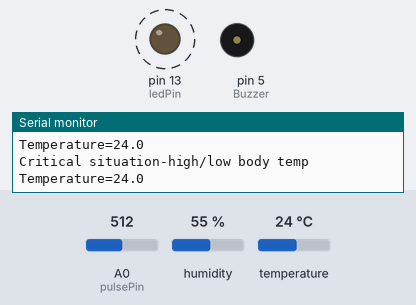
A sketch run on a simulated Arduino Uno, built with avr-gcc and run on an emulated ATmega328P. On the bench: output pins drawn as LEDs (lit = HIGH), buzzer (waves = sounding, pin HIGH), the last lines printed to the serial monitor. Dashed ring = blinking. Inputs (shaded band) come from the test bench; at power-on: temperature 24 °C, A0 (pulsePin) = 512, humidity 55 %.

Above: at 1.2 s.
1.3 s: temperature set to 30 °C
4.8 s: temperature set to 33 °C
At 5.94 s:
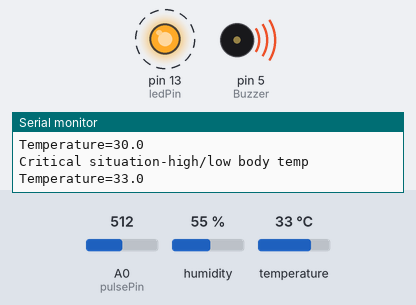
11.8 s: temperature set to 12 °C
At 12.49 s:
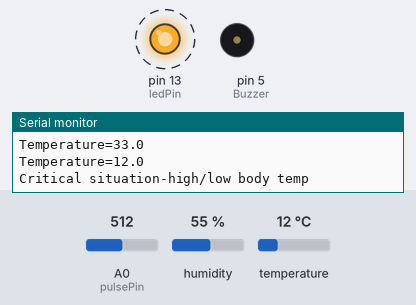
Timing chart, 0 to 16.3 s (numbered marks = the images above; inputs shaded):
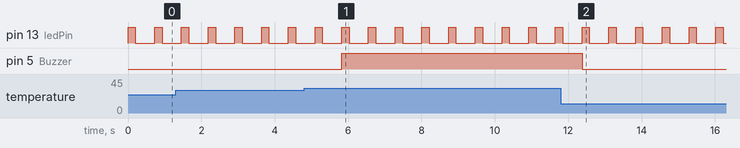

The sketch:

ESS_arduino_side.ino
```cpp
#include <SoftwareSerial.h>
#include <dht.h>
const char *ssid =  "Isha";     // replace with your wifi ssid and wpa2 key
const char *pass =  "isha1998";
//ESP8266WebServer server(80);
//WiFiClient client;
#define TIM2_EN() (TIMSK2 = 0x02)
#define TIM2_DIS() (TIMSK2 = 0x00)

dht DHT;
//DHT11 PIN
#define DHT11_PIN A1
// LED
int ledPin = 13;
 const int Buzzer=5;

// Heart_Sensor_Variables
int pulsePin = 0;                 // Pulse Sensor purple wire connected to analog pin 0
int blinkPin = 10;                // pin to blink led at each beat

// Volatile Variables, used in the interrupt service routine!
volatile int BPM;                   // int that holds raw Analog in 0. updated every 2mS
volatile int Signal;                // holds the incoming raw data
volatile int IBI = 600;             // int that holds the time interval between beats! Must be seeded!
volatile boolean Pulse = false;     // "True" when User's live heartbeat is detected. "False" when not a "live beat".
volatile boolean QS = false;        // becomes true when Arduoino finds a beat.

//ISR variables
volatile int rate[10];                    // array to hold last ten IBI values
volatile unsigned long sampleCounter = 0;          // used to determine pulse timing
volatile unsigned long lastBeatTime = 0;           // used to find IBI
volatile int P =512;                      // used to find peak in pulse wave, seeded
volatile int T = 512;                     // used to find trough in pulse wave, seeded
volatile int thresh = 525;                // used to find instant moment of heart beat, seeded
volatile int amp = 100;                   // used to hold amplitude of pulse waveform, seeded
volatile boolean firstBeat = true;        // used to seed rate array so we startup with reasonable BPM
volatile boolean secondBeat = false;      // used to seed rate array so we startup with reasonable BPM

//function Prototypes
void interruptSetup(void);

/*Thingspeak API key
String apiKey = "REMOVED FOR SECURITY REASONS";*/

// connect 11 to TX of Serial USB
// connect 12 to RX of serial USB
SoftwareSerial ser(11, 12); // RX, TX

// this runs once
void setup() {
  // initialize the digital pin as an output.
  pinMode(ledPin, OUTPUT);
  pinMode(Buzzer, OUTPUT);
//digitalWrite(D5, HIGH);

  // enable debug serial
  Serial.begin(9600);
  // enable software serial
  ser.begin(9600);
  /*reset ESP8266
  Serial.println("AT+RST");*/

  // sets up to read Pulse Sensor signal every 2mS
   interruptSetup();

   }


// the loop
void loop() {
  // blink LED on board
  digitalWrite(ledPin, HIGH);
  delay(200);
  digitalWrite(ledPin, LOW);

TIM2_DIS(); //Enable TIMER2 Interrupt

//Read DH11 Data
  int chk = DHT.read11(DHT11_PIN);

TIM2_EN(); //Disable TIMER2 Interrupt

// DISPLAY DATA
switch(chk) {
  case 0: ser.println("OK"); break;
  case -1: ser.println("Checksum error!"); break;
}

  float temp=DHT.temperature;
  if (temp>0 && temp<100){
    Serial.print("Temperature=");
    Serial.println(DHT.temperature, 1);
    }
  delay(500);
    //critical situations-high/low body temp
    if (temp<32 || temp>38){
    Serial.println("Critical situation-high/low body temp");
    digitalWrite(Buzzer, LOW);}
    else {
    //delay(200);
    digitalWrite(Buzzer, HIGH);
    }


if (QS == true){     // A Heartbeat Was Found
  Serial.println("BPM has been determined");
  Serial.print("BPM=");
  Serial.println(BPM, 1);

// BPM and IBI have been Determined
// Quantified Self "QS" true when arduino finds a heartbeat
  digitalWrite(blinkPin,HIGH);     // Blink LED, we got a beat.
  QS = false;                      // reset the Quantified Self flag for next time
  }

  /*TCP connection
  String cmd = "AT+CIPSTART=\"TCP\",\"";
  cmd += "184.106.153.149"; // api.thingspeak.com
  cmd += "\",80";
  Serial.println(cmd);
  delay(1000);

  if(Serial.find("Error")){
    ser.println("AT+CIPSTART error");
    return;
  }

  // prepare GET string
  String getStr = "GET /update?api_key=";
  getStr += apiKey;
  getStr +="&field1=";
  getStr += String(DHT.humidity);
  getStr +="&field2=";
  getStr += String(DHT.temperature);
  getStr +="&field3=";
  getStr += String(BPM);
  getStr +="&field4=";
  getStr += String(IBI);
  getStr += "\r\n\r\n";

  // send data length
  cmd = "AT+CIPSEND=";
  cmd += String(getStr.length());
  Serial.println(cmd);
 delay(500);
  if(Serial.find(">")){
    Serial.print(getStr);
  }
  else{
    Serial.println("AT+CIPCLOSE");
    // alert user
    ser.println("AT+CIPCLOSE");
  }

  // thingspeak needs 15 sec delay between updates
  delay(16000);*/
}


void interruptSetup(){
  // Initializes Timer2 to throw an interrupt every 2mS.
  TCCR2A = 0x02;     // DISABLE PWM ON DIGITAL PINS 3 AND 11, AND GO INTO CTC MODE
  TCCR2B = 0x06;     // DON'T FORCE COMPARE, 256 PRESCALER
  OCR2A = 0X7C;      // SET THE TOP OF THE COUNT TO 124 FOR 500Hz SAMPLE RATE
  TIMSK2 = 0x02;     // ENABLE INTERRUPT ON MATCH BETWEEN TIMER2 AND OCR2A
  sei();             // MAKE SURE GLOBAL INTERRUPTS ARE ENABLED
}

// THIS IS THE TIMER 2 INTERRUPT SERVICE ROUTINE.
// Timer 2 makes sure that we take a reading every 2 miliseconds
ISR(TIMER2_COMPA_vect){                         // triggered when Timer2 counts to 124
  cli();                                      // disable interrupts while we do this
  Signal = analogRead(pulsePin);              // read the Pulse Sensor
  sampleCounter += 2;                         // keep track of the time in mS with this variable
  int N = sampleCounter - lastBeatTime;       // monitor the time since the last beat to avoid noise

    //  find the peak and trough of the pulse wave
  if(Signal < thresh && N > (IBI/5)*3){       // avoid dichrotic noise by waiting 3/5 of last IBI
    if (Signal < T){                        // T is the trough
      T = Signal;                         // keep track of lowest point in pulse wave
    }
  }

  if(Signal > thresh && Signal > P){          // thresh condition helps avoid noise
    P = Signal;                             // P is the peak
  }                                        // keep track of highest point in pulse wave

  //  NOW IT'S TIME TO LOOK FOR THE HEART BEAT
  // signal surges up in value every time there is a pulse
  if (N > 250){                                   // avoid high frequency noise
    if ( (Signal > thresh) && (Pulse == false) && (N > (IBI/5)*3) ){
      Pulse = true;                               // set the Pulse flag when we think there is a pulse
      digitalWrite(blinkPin,HIGH);                // turn on pin 13 LED
      IBI = sampleCounter - lastBeatTime;         // measure time between beats in mS
      lastBeatTime = sampleCounter;               // keep track of time for next pulse

      if(secondBeat){                        // if this is the second beat, if secondBeat == TRUE
        secondBeat = false;                  // clear secondBeat flag
        for(int i=0; i<=9; i++){             // seed the running total to get a realisitic BPM at startup
          rate[i] = IBI;
        }
      }

      if(firstBeat){                         // if it's the first time we found a beat, if firstBeat == TRUE
        firstBeat = false;                   // clear firstBeat flag
        secondBeat = true;                   // set the second beat flag
        sei();                               // enable interrupts again
        return;                              // IBI value is unreliable so discard it
      }


      // keep a running total of the last 10 IBI values
      word runningTotal = 0;                  // clear the runningTotal variable

      for(int i=0; i<=8; i++){                // shift data in the rate array
        rate[i] = rate[i+1];                  // and drop the oldest IBI value
        runningTotal += rate[i];              // add up the 9 oldest IBI values
      }

      rate[9] = IBI;                          // add the latest IBI to the rate array
      runningTotal += rate[9];                // add the latest IBI to runningTotal
      runningTotal /= 10;                     // average the last 10 IBI values
      BPM = 60000/runningTotal;               // how many beats can fit into a minute? that's BPM!
      QS = true;                              // set Quantified Self flag
      // QS FLAG IS NOT CLEARED INSIDE THIS ISR
    }
  }

  if (Signal < thresh && Pulse == true){   // when the values are going down, the beat is over
   digitalWrite(blinkPin,LOW);            // turn off pin 13 LED
    Pulse = false;                         // reset the Pulse flag so we can do it again
    amp = P - T;                           // get amplitude of the pulse wave
    thresh = amp/2 + T;                    // set thresh at 50% of the amplitude
    P = thresh;                            // reset these for next time
    T = thresh;
  }

  if (N > 2500){                           // if 2.5 seconds go by without a beat
    thresh = 512;                          // set thresh default
    P = 512;                               // set P default
    T = 512;                               // set T default
    lastBeatTime = sampleCounter;          // bring the lastBeatTime up to date
    firstBeat = true;                      // set these to avoid noise
    secondBeat = false;                    // when we get the heartbeat back
  }

  sei();                                   // enable interrupts when youre done!
}// end isr
```

Measured:
- the behaviour switches between 31 and 32 °C on temperature (found by bisection; images 0 and 1)
- after the input at 4.8 s, pin 5 (Buzzer): LOW → HIGH after 1.0 s
- after the input at 11.8 s, pin 5 (Buzzer): HIGH → LOW after 0.58 s
- by itself, pin 13 (ledPin): alternates HIGH for 0.20 s and LOW for 0.53 s
